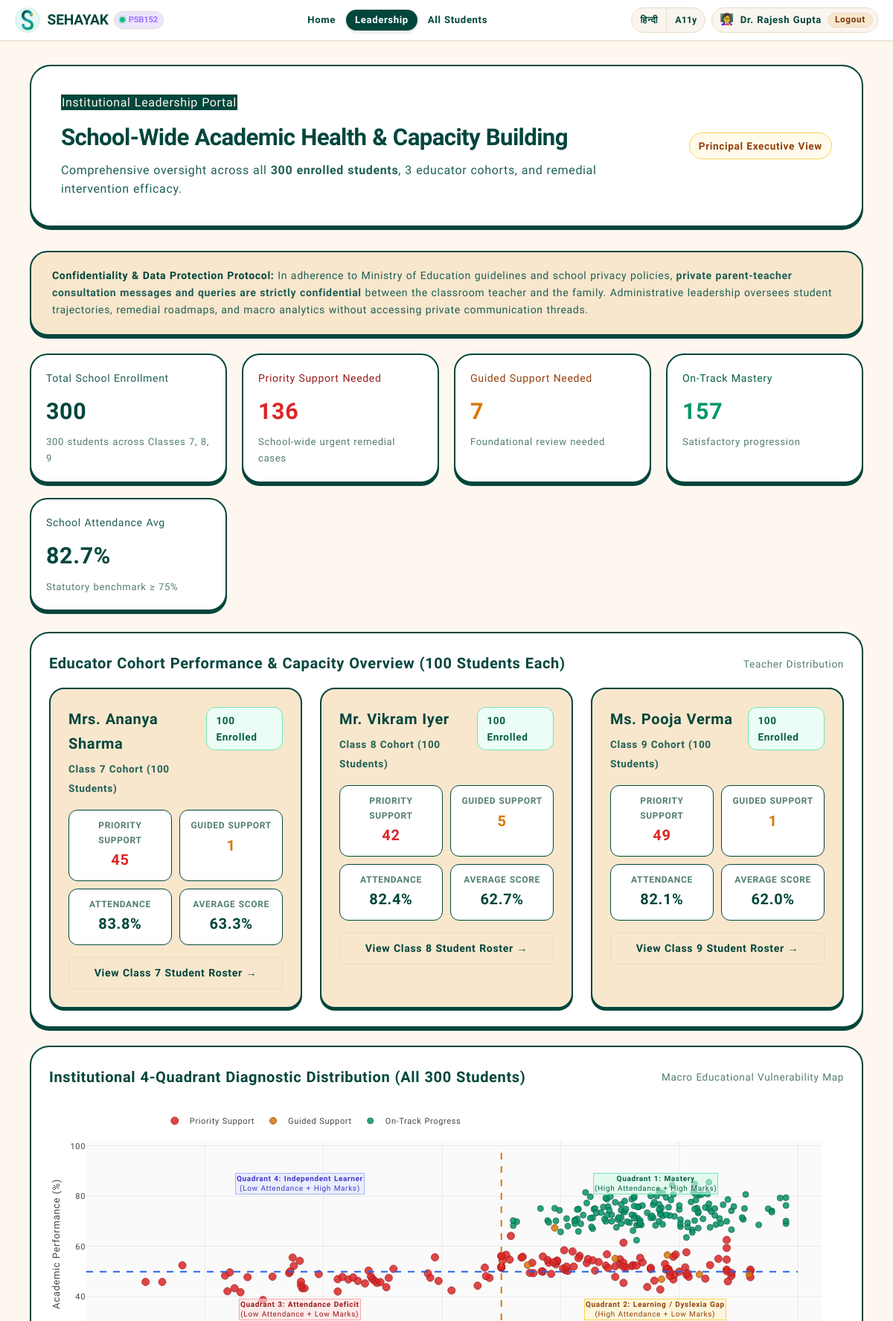
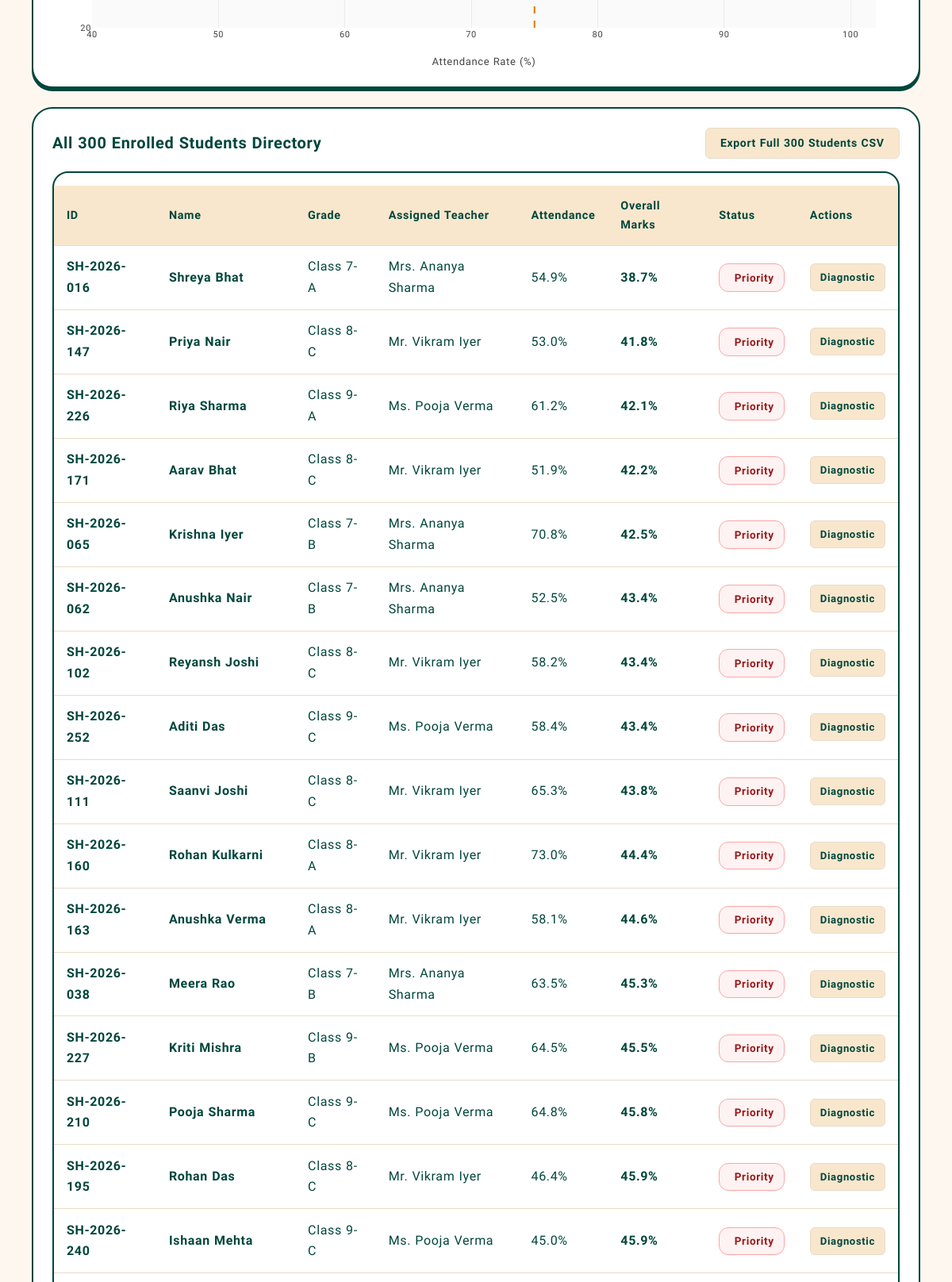
The page /principal/dashboard (signed in, upper part) on the database its author committed (2 pictures, top to bottom).
### tables this page shows
CREATE TABLE students (
            student_id TEXT PRIMARY KEY,
            name TEXT NOT NULL,
            grade TEXT,
            section TEXT,
            teacher_id TEXT DEFAULT 'teacher1',
            gender TEXT,
            attendance_rate REAL,
            assignment_completion_rate REAL,
            homework_accuracy REAL,
            class_participation REAL,
            reading_speed_wpm REAL,
            visual_preference TEXT,
            overall_avg REAL,
            term1_avg REAL,
            term2_avg REAL,
            trend_slope REAL,
            math_fa1 REAL, math_sa1 REAL, math_fa2 REAL, math_sa2 REAL,
            science_fa1 REAL, science_sa1 REAL, science_fa2 REAL, science_sa2 REAL,
            english_fa1 REAL, english_sa1 REAL, english_fa2 REAL, english_sa2 REAL,
            social_fa1 REAL, social_sa1 REAL, social_fa2 REAL, social_sa2 REAL,
            hindi_fa1 REAL, hindi_sa1 REAL, hindi_fa2 REAL, hindi_sa2 REAL,
            risk_level TEXT,
            risk_score REAL,
            support_needed INTEGER,
            reasons_json TEXT,
            strengths_json TEXT,
            weak_subjects_json TEXT,
            archetype TEXT,
            updated_at TIMESTAMP DEFAULT CURRENT_TIMESTAMP
        , assigned_grade TEXT, teacher_weaknesses TEXT, teacher_improvements TEXT, teacher_remarks TEXT, ld_screening_status TEXT DEFAULT 'None', ld_category TEXT DEFAULT 'General', ld_notes TEXT DEFAULT '', counselor_referred INTEGER DEFAULT 0, counselor_priority TEXT DEFAULT 'Not Priority');

### app.py (the view)
@app.route("/principal/dashboard")
@principal_required
def principal_dashboard():
    analytics = get_principal_analytics()
    all_students = get_all_students()
    return render_template(
        "principal_dashboard.html",
        title="Principal Institutional Dashboard",
        analytics=analytics,
        all_students=all_students
    )

### app.py (called while the page is built)
@app.context_processor
def inject_i18n():
    current_lang = session.get("lang", "en")
    return {
        "lang": current_lang,
        "t": lambda key: get_text(key, lang=current_lang)
    }

### utils/auth.py (called while the page is built)
def principal_required(f):
    @wraps(f)
    def decorated_function(*args, **kwargs):
        if "user" not in session:
            flash("Please sign in as Principal.", "warning")
            return redirect(url_for("login"))
        if session.get("user", {}).get("role") != "principal":
            flash("Institutional leadership credentials required.", "danger")
            return redirect(url_for("dashboard"))
        return f(*args, **kwargs)
    return decorated_function

### utils/db.py (called while the page is built)
def get_connection():
    os.makedirs(os.path.dirname(DB_PATH), exist_ok=True)
    conn = sqlite3.connect(DB_PATH)
    conn.row_factory = sqlite3.Row
    return conn

def get_principal_analytics():
    school_stats = get_class_analytics(teacher_id=None)
    teachers = [
        {"id": "teacher1", "name": "Mrs. Ananya Sharma", "grade": "Class 7"},
        {"id": "teacher2", "name": "Mr. Vikram Iyer", "grade": "Class 8"},
        {"id": "teacher3", "name": "Ms. Pooja Verma", "grade": "Class 9"}
    ]
    teacher_metrics = []
    for t in teachers:
        t_stats = get_class_analytics(teacher_id=t["id"])
        t_stats["teacher_id"] = t["id"]
        t_stats["teacher_name"] = t["name"]
        t_stats["grade"] = t["grade"]
        teacher_metrics.append(t_stats)
    return {
        "school_stats": school_stats,
        "teacher_metrics": teacher_metrics
    }

### utils/i18n.py (called while the page is built)
def get_text(key, lang="en"):
    translations = TRANSLATIONS.get(lang, TRANSLATIONS["en"])
    return translations.get(key, TRANSLATIONS["en"].get(key, key))

### templates/principal_dashboard.html (shortened to what this page needs)
{% extends "base.html" %}
{% block content %}
<div class="card card-sand" style="border: 2.5px solid #01463C; border-radius: 28px; padding: 2.25rem 2.5rem; margin-bottom: 2rem; box-shadow: 0 4px 0 #01463C;">
    <div style="display: flex; justify-content: space-between; align-items: center; flex-wrap: wrap; gap: 1.25rem;">
        <div>
            <span class="role-badge-tag" style="background: #01463C; color: #FDF7EF; border: 1.5px solid #01463C; margin-bottom: 0.5rem;">
                Institutional Leadership Portal
            </span>
            <h2 style="font-size: 1.95rem; font-weight: 800; margin-top: 0.5rem; margin-bottom: 0.4rem; color: #01463C; letter-spacing: -0.02em;">
                School-Wide Academic Health & Capacity Building
            </h2>
            <p style="font-size: 1rem; color: #1F5F55; max-width: 750px; line-height: 1.55;">
                Comprehensive oversight across all <strong>300 enrolled students</strong>, 3 educator cohorts, and remedial intervention efficacy.
            </p>
        </div>
        <div style="text-align: right;">
            <span class="badge-support badge-guided" style="border-radius: 9999px;">Principal Executive View</span>
        </div>
    </div>
</div>
<div class="ethical-banner" style="border: 2px solid #01463C; background: #F8E7CD; box-shadow: 0 4px 0 #01463C; border-radius: 24px; padding: 1.25rem 1.75rem;" role="status">
    <div>
        <strong style="color: #01463C;">Confidentiality & Data Protection Protocol:</strong>
        In adherence to Ministry of Education guidelines and school privacy policies, <strong>private parent-teacher consultation messages and queries are strictly confidential</strong> between the classroom teacher and the family. Administrative leadership oversees student trajectories, remedial roadmaps, and macro analytics without accessing private communication threads.
    </div>
</div>
<div class="kpi-grid">
    <div class="kpi-card" style="border: 2px solid #01463C; border-radius: 24px; box-shadow: 0 4px 0 #01463C;">
        <div class="kpi-title">Total School Enrollment</div>
        <div class="kpi-value">{{ analytics.school_stats.total_students }}</div>
        <div class="kpi-subtext">300 students across Classes 7, 8, 9</div>
    </div>
    <div class="kpi-card" style="border: 2px solid #01463C; border-radius: 24px; box-shadow: 0 4px 0 #01463C;">
        <div class="kpi-title" style="color: #991B1B;">Priority Support Needed</div>
        <div class="kpi-value" style="color: #DC2626;">{{ analytics.school_stats.high_risk_count }}</div>
        <div class="kpi-subtext">School-wide urgent remedial cases</div>
    </div>
    <div class="kpi-card" style="border: 2px solid #01463C; border-radius: 24px; box-shadow: 0 4px 0 #01463C;">
        <div class="kpi-title" style="color: #92400E;">Guided Support Needed</div>
        <div class="kpi-value" style="color: #D97706;">{{ analytics.school_stats.moderate_risk_count }}</div>
        <div class="kpi-subtext">Foundational review needed</div>
    </div>
    <div class="kpi-card" style="border: 2px solid #01463C; border-radius: 24px; box-shadow: 0 4px 0 #01463C;">
        <div class="kpi-title" style="color: #065F46;">On-Track Mastery</div>
        <div class="kpi-value" style="color: #059669;">{{ analytics.school_stats.on_track_count }}</div>
        <div class="kpi-subtext">Satisfactory progression</div>
    </div>
    <div class="kpi-card" style="border: 2px solid #01463C; border-radius: 24px; box-shadow: 0 4px 0 #01463C;">
        <div class="kpi-title">School Attendance Avg</div>
        <div class="kpi-value">{{ analytics.school_stats.avg_attendance }}%</div>
        <div class="kpi-subtext">Statutory benchmark &ge; 75%</div>
    </div>
</div>
<div class="card" style="border: 2px solid #01463C; border-radius: 26px; box-shadow: 0 4px 0 #01463C;">
    <div class="card-title">
        <span>Educator Cohort Performance & Capacity Overview (100 Students Each)</span>
        <span style="font-size: 0.85rem; font-weight: normal; color: var(--text-muted);">Teacher Distribution</span>
    </div>
    <div style="display: grid; grid-template-columns: repeat(auto-fit, minmax(280px, 1fr)); gap: 1.5rem;">
        {% for t in analytics.teacher_metrics %}
        <div style="background: var(--bg-surface-alt); border: 2px solid #01463C; border-radius: 20px; padding: 1.5rem; box-shadow: 0 3px 0 #01463C;">
            <div style="display: flex; justify-content: space-between; align-items: flex-start; margin-bottom: 1rem;">
                <div>
                    <h4 style="font-size: 1.25rem; font-weight: 800; color: #01463C; margin-bottom: 0.2rem;">
                        {{ t.teacher_name }}
                    </h4>
                    <span style="font-size: 0.85rem; color: #1F5F55; font-weight: 700;">
                        {{ t.grade }} Cohort ({{ t.total_students }} Students)
                    </span>
                </div>
                <span class="badge-support badge-ontrack">{{ t.total_students }} Enrolled</span>
            </div>
            <div style="display: grid; grid-template-columns: 1fr 1fr; gap: 0.65rem; margin-bottom: 1rem; font-size: 0.88rem;">
                <div style="background: #FFFFFF; padding: 0.65rem; border-radius: 12px; border: 1.5px solid #01463C; text-align: center;">
                    <span style="color: var(--text-muted); display: block; font-size: 0.75rem; font-weight: 700; text-transform: uppercase;">Priority Support</span>
                    <strong style="color: #DC2626; font-size: 1.25rem; font-weight: 800;">{{ t.high_risk_count }}</strong>
                </div>
                <div style="background: #FFFFFF; padding: 0.65rem; border-radius: 12px; border: 1.5px solid #01463C; text-align: center;">
                    <span style="color: var(--text-muted); display: block; font-size: 0.75rem; font-weight: 700; text-transform: uppercase;">Guided Support</span>
                    <strong style="color: #D97706; font-size: 1.25rem; font-weight: 800;">{{ t.moderate_risk_count }}</strong>
                </div>
                <div style="background: #FFFFFF; padding: 0.65rem; border-radius: 12px; border: 1.5px solid #01463C; text-align: center;">
                    <span style="color: var(--text-muted); display: block; font-size: 0.75rem; font-weight: 700; text-transform: uppercase;">Attendance</span>
                    <strong style="font-size: 1.25rem; color: #01463C; font-weight: 800;">{{ t.avg_attendance }}%</strong>
                </div>
                <div style="background: #FFFFFF; padding: 0.65rem; border-radius: 12px; border: 1.5px solid #01463C; text-align: center;">
                    <span style="color: var(--text-muted); display: block; font-size: 0.75rem; font-weight: 700; text-transform: uppercase;">Average Score</span>
                    <strong style="font-size: 1.25rem; color: #01463C; font-weight: 800;">{{ t.avg_score }}%</strong>
                </div>
            </div>
            <a href="{{ url_for('dashboard', teacher=t.teacher_id) }}" class="btn btn-secondary" style="width: 100%; font-size: 0.88rem; padding: 0.55rem;">
                View {{ t.grade }} Student Roster &rarr;
            </a>
        </div>
        {% endfor %}
    </div>
</div>
<div class="card" style="border: 2px solid #01463C; border-radius: 26px; box-shadow: 0 4px 0 #01463C;">
    <div class="card-title">
        <span>Institutional 4-Quadrant Diagnostic Distribution (All 300 Students)</span>
        <span style="font-size: 0.85rem; font-weight: normal; color: var(--text-muted);">Macro Educational Vulnerability Map</span>
    </div>
    <div id="quadrant-scatter-chart"></div>
</div>
<div class="card" style="border: 2px solid #01463C; border-radius: 26px; box-shadow: 0 4px 0 #01463C;">
    <div class="card-title">
        <span>All 300 Enrolled Students Directory</span>
        <a href="{{ url_for('export_students_csv', risk='ALL') }}" class="btn btn-secondary" style="font-size: 0.88rem; padding: 0.45rem 1.15rem;">
            Export Full 300 Students CSV
        </a>
    </div>
    <div class="table-responsive" style="border: 2px solid #01463C; border-radius: 20px;">
        <table class="data-table">
            <thead>
                <tr>
                    <th>ID</th>
                    <th>Name</th>
                    <th>Grade</th>
                    <th>Assigned Teacher</th>
                    <th>Attendance</th>
                    <th>Overall Marks</th>
                    <th>Status</th>
                    <th>Actions</th>
                </tr>
            </thead>
            <tbody>
                {% for s in all_students[:50] %}
                <tr>
                    <td style="font-family: monospace; font-weight: 700; color: #01463C;">{{ s.student_id }}</td>
                    <td style="font-weight: 700;">{{ s.name }}</td>
                    <td>Class {{ s.grade }}-{{ s.section }}</td>
                    <td>
                        {% if s.teacher_id == 'teacher1' %}Mrs. Ananya Sharma
                        {% elif s.teacher_id == 'teacher2' %}Mr. Vikram Iyer
                        {% else %}Ms. Pooja Verma{% endif %}
                    </td>
                    <td>{{ "%.1f"|format(s.attendance_rate) }}%</td>
                    <td><strong>{{ "%.1f"|format(s.overall_avg) }}%</strong></td>
                    <td>
                        {% if s.risk_level == 'HIGH' %}
                            <span class="badge-support badge-priority"> Priority</span>
                        {% elif s.risk_level == 'MODERATE' %}
                            <span class="badge-support badge-guided"><span class="status-dot status-guided-dot"></span> Guided</span>
                        {% else %}
                            <span class="badge-support badge-ontrack"><span class="status-dot status-ontrack-dot"></span> On-Track</span>
                        {% endif %}
                    </td>
                    <td>
                        <a href="{{ url_for('student_detail', student_id=s.student_id) }}" class="btn btn-secondary" style="padding: 0.35rem 0.75rem; font-size: 0.82rem;">
                            Diagnostic
                        </a>
                    </td>
                </tr>
                {% endfor %}
            </tbody>
        </table>
    </div>
</div>
{% endblock %}

### static/css/accessibility.css (style rules this page uses)
:root { --font-heading: 'Bricolage Grotesque', -apple-system, BlinkMacSystemFont, "Segoe UI", Roboto, sans-serif; --font-body: 'PT Sans', -apple-system, BlinkMacSystemFont, "Segoe UI", Roboto, sans-serif; --font-family-current: var(--font-body); --font-size-base: 16px; --line-height-base: 1.6; --letter-spacing-base: 0.01em; --word-spacing-base: 0.04em; --bg-body: #FDF7EF; --bg-surface: #FFFFFF; --bg-surface-alt: #F8E7CD; --border-color: #EADBC8; --border-color-dark: #01463C; --text-primary: #01463C; --text-secondary: #1F5F55; --text-muted: #537D75; --accent-primary: #9B74FF; --accent-primary-hover: #8257E5; --accent-primary-light: #ECE5FF; --accent-forest: #01463C; --accent-forest-dark: #033932; --accent-gold: #F0AF00; --accent-teal: #1EACB0; --accent-coral: #FF6B6B; --badge-priority-bg: #FEF2F2; --badge-priority-border: #FCA5A5; --badge-priority-text: #991B1B; --badge-priority-icon: #DC2626; --badge-guided-bg: #FFFBEB; --badge-guided-border: #FCD34D; --badge-guided-text: #92400E; --badge-guided-icon: #D97706; --badge-ontrack-bg: #ECFDF5; --badge-ontrack-border: #6EE7B7; --badge-ontrack-text: #065F46; --badge-ontrack-icon: #059669; --focus-ring: 3px solid #01463C; }
body { font-family: var(--font-family-current); font-size: var(--font-size-base); line-height: var(--line-height-base); letter-spacing: var(--letter-spacing-base); word-spacing: var(--word-spacing-base); background-color: var(--bg-body); color: var(--text-primary); text-align: left !important; transition: background-color 0.25s ease, color 0.25s ease; }
p, li, dd, dt, th, td { text-align: left !important; }
body.font-visdeurbel, body:not(.font-opendyslexic):not(.font-lexend):not(.font-sans) { --font-family-current: 'PT Sans', -apple-system, BlinkMacSystemFont, "Segoe UI", Roboto, sans-serif !important; }
body.font-visdeurbel h1, body.font-visdeurbel h2, body.font-visdeurbel h3, body.font-visdeurbel h4, body.font-visdeurbel h5, body.font-visdeurbel h6, body:not(.font-opendyslexic):not(.font-lexend) h1, body:not(.font-opendyslexic):not(.font-lexend) h2, body:not(.font-opendyslexic):not(.font-lexend) h3, body:not(.font-opendyslexic):not(.font-lexend) h4, body:not(.font-opendyslexic):not(.font-lexend) h5, body:not(.font-opendyslexic):not(.font-lexend) h6, body:not(.font-opendyslexic):not(.font-lexend) .brand-text h1, body:not(.font-opendyslexic):not(.font-lexend) .card-title, body:not(.font-opendyslexic):not(.font-lexend) .kpi-value, body:not(.font-opendyslexic):not(.font-lexend) .btn { font-family: 'Bricolage Grotesque', sans-serif !important; }
body.font-lexend, body.font-lexend * { font-family: 'Lexend', sans-serif !important; }

### rows shown on the page
students: student_id "SH-2026-016", name "Shreya Bhat", grade "7", section "A", teacher_id "Mrs. Ananya Sharma", attendance_rate "54.9", overall_avg "38.7", risk_level "Priority"
students: student_id "SH-2026-147", name "Priya Nair", grade "8", section "C", teacher_id "Mr. Vikram Iyer", attendance_rate "53.0", overall_avg "41.8", risk_level "Priority"
students: student_id "SH-2026-226", name "Riya Sharma", grade "9", section "A", teacher_id "Ms. Pooja Verma", attendance_rate "61.2", overall_avg "42.1", risk_level "Priority"
students: student_id "SH-2026-171", name "Aarav Bhat", grade "8", section "C", teacher_id "Mr. Vikram Iyer", attendance_rate "51.9", overall_avg "42.2", risk_level "Priority"
students: student_id "SH-2026-065", name "Krishna Iyer", grade "7", section "B", teacher_id "Mrs. Ananya Sharma", attendance_rate "70.8", overall_avg "42.5", risk_level "Priority"
students: student_id "SH-2026-062", name "Anushka Nair", grade "7", section "B", teacher_id "Mrs. Ananya Sharma", attendance_rate "52.5", overall_avg "43.4", risk_level "Priority"
students: student_id "SH-2026-102", name "Reyansh Joshi", grade "8", section "C", teacher_id "Mr. Vikram Iyer", attendance_rate "58.2", overall_avg "43.4", risk_level "Priority"
students: student_id "SH-2026-252", name "Aditi Das", grade "9", section "C", teacher_id "Ms. Pooja Verma", attendance_rate "58.4", overall_avg "43.4", risk_level "Priority"
students: student_id "SH-2026-111", name "Saanvi Joshi", grade "8", section "C", teacher_id "Mr. Vikram Iyer", attendance_rate "65.3", overall_avg "43.8", risk_level "Priority"
students: student_id "SH-2026-160", name "Rohan Kulkarni", grade "8", section "A", teacher_id "Mr. Vikram Iyer", attendance_rate "73.0", overall_avg "44.4", risk_level "Priority"
students: student_id "SH-2026-163", name "Anushka Verma", grade "8", section "A", teacher_id "Mr. Vikram Iyer", attendance_rate "58.1", overall_avg "44.6", risk_level "Priority"
students: student_id "SH-2026-038", name "Meera Rao", grade "7", section "B", teacher_id "Mrs. Ananya Sharma", attendance_rate "63.5", overall_avg "45.3", risk_level "Priority"
students: student_id "SH-2026-227", name "Kriti Mishra", grade "9", section "B", teacher_id "Ms. Pooja Verma", attendance_rate "64.5", overall_avg "45.5", risk_level "Priority"
students: student_id "SH-2026-210", name "Pooja Sharma", grade "9", section "C", teacher_id "Ms. Pooja Verma", attendance_rate "64.8", overall_avg "45.8", risk_level "Priority"
students: student_id "SH-2026-195", name "Rohan Das", grade "8", section "C", teacher_id "Mr. Vikram Iyer", attendance_rate "46.4", overall_avg "45.9", risk_level "Priority"
students: student_id "SH-2026-240", name "Ishaan Mehta", grade "9", section "C", teacher_id "Ms. Pooja Verma", attendance_rate "45.0", overall_avg "45.9", risk_level "Priority"

### other values the page prints
{{ t('app_title') }} "SEHAYAK"
{{ "हिन्दी" if lang == "en" else "English" }} "हिन्दी"
{{ session['user']['full_name'].split('(')[0].strip() }} "Dr. Rajesh Gupta"
{{ analytics.school_stats.total_students }} "300"
{{ analytics.school_stats.high_risk_count }} "136"
{{ analytics.school_stats.moderate_risk_count }} "7"
{{ analytics.school_stats.on_track_count }} "157"
{{ analytics.school_stats.avg_attendance }} "82.7"
{{ t.teacher_name }} "Mrs. Ananya Sharma" "Mr. Vikram Iyer" "Ms. Pooja Verma"
{{ t.grade }} "Class 7" "Class 8" "Class 9"
{{ t.total_students }} "100" "100" "100"
{{ t.high_risk_count }} "45" "42" "49"
{{ t.moderate_risk_count }} "1" "5" "1"
{{ t.avg_attendance }} "83.8" "82.4" "82.1"
{{ t.avg_score }} "63.3" "62.7" "62.0"
